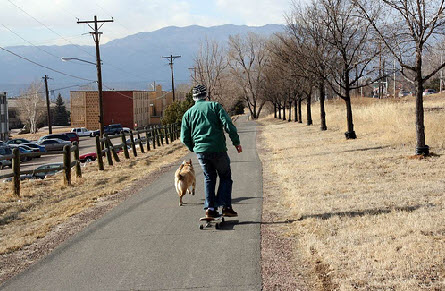
#> input picture test.jpg, 445 x 291 px
$ python reduce_size.py ../test.jpg   (older library calls are emulated)
#> lines starting #> are read from the running program, lines starting #| are printed output that depends on the picture
from PIL import Image
import constants as C
import os.path as path


def reduce_size(filename):
#> called with filename = '../test.jpg'
    img = Image.open(filename)
#> img is the input picture: PIL image 445x291 RGB; mean R, G, B 147.9, 140.3, 129.4

    # Downsize the image with an ANTIALIAS filter (gives the highest quality)
    # Both Resnet-50 and VGG-16 use images of size 224 x 224
    # Fitting 9 of these for random crop, we have,
    img = img.resize((224 * 3, 224 * 3), Image.Resampling.LANCZOS)
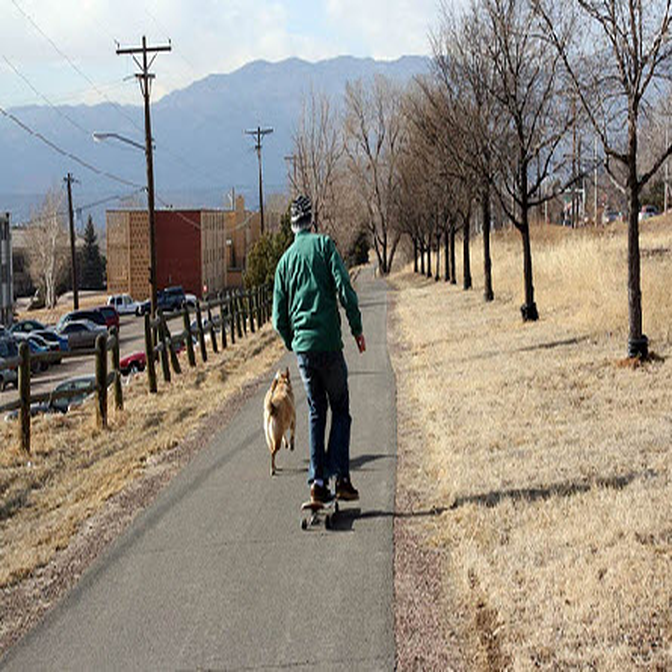
#> img: PIL image 672x672 RGB; mean R, G, B 147.9, 140.3, 129.4

    if path.isabs(filename) or path.normpath(filename).startswith(".."):
        filename = path.basename(filename)
    # Chose quality by trial and error to get 56kb images from 3.5MB sources
    img.save(path.join(C.SMALL_FOLDER, filename), optimize=True, quality=80)


if __name__ == "__main__":
    import sys

    files = sys.argv[1:]
    if len(files) == 1 and files[0].endswith(".txt"):
        # python preprocessing/reduce_size.py ../../DefectDetectData/Jpeg/all.txt
        dir = path.normpath(path.dirname(files[0]))
        with open(files[0]) as file:
            files = map(
                lambda x: path.abspath(path.join(dir, x.replace("\n", ""))),
                file.readlines(),
            )
    for arg in files:
        print(arg)
        reduce_size(arg)
